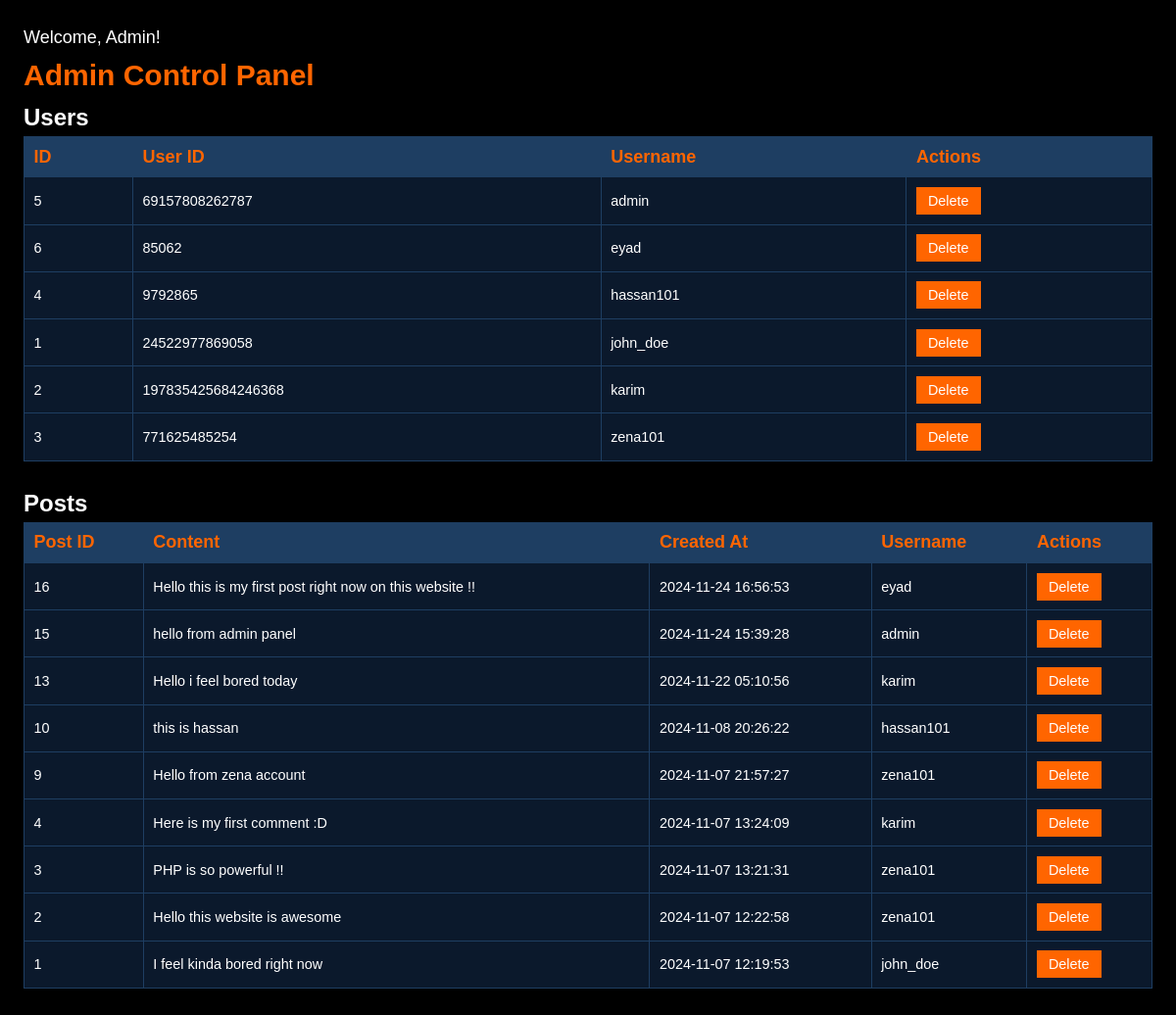
The page /app/admin.php (signed in) on the database its author committed.
### tables this page shows
CREATE TABLE `users` (
  `id` bigint(20) NOT NULL,
  `user_id` bigint(20) NOT NULL,
  `user_name` varchar(100) NOT NULL,
  `password` varchar(100) NOT NULL,
  `date` timestamp NOT NULL DEFAULT current_timestamp() ON UPDATE current_timestamp(),
  `profile_picture` varchar(255) DEFAULT NULL,
  `profile_description` text DEFAULT NULL,
  `role` varchar(20) DEFAULT 'user'
);

CREATE TABLE `posts` (
  `post_id` int(11) NOT NULL,
  `user_id` bigint(20) NOT NULL,
  `content` text NOT NULL,
  `created_at` timestamp NOT NULL DEFAULT current_timestamp()
);

### app/admin.php (the view, shortened to what this page needs)
<?php
include("functions.php");
echo "<p class='welcome-admin'>Welcome, Admin!</p>";
$users_query = "SELECT id, user_id, user_name FROM users ORDER BY user_name ASC";
$users_result = mysqli_query($con, $users_query);
$posts_query = "SELECT posts.post_id, posts.content, posts.created_at, users.user_name
                FROM posts
                JOIN users ON posts.user_id = users.id
                ORDER BY posts.created_at DESC";
$posts_result = mysqli_query($con, $posts_query);
?>
<!DOCTYPE html>
<html lang="en">
<head>
    <link rel="stylesheet" href="general.css">
    <link rel="stylesheet" href="admin.css">
</head>
<body>
    <h1>Admin Control Panel</h1>
    <h2>Users</h2>
    <table>
        <thead>
            <tr>
                <th>ID</th>
                <th>User ID</th>
                <th>Username</th>
                <th>Actions</th>
            </tr>
        </thead>
        <tbody>
            <?php while ($user = mysqli_fetch_assoc($users_result)): ?>
                <tr>
                    <td><?php echo $user['id']; ?></td>
                    <td><?php echo $user['user_id']; ?></td>
                    <td><?php echo $user['user_name']; ?></td>
                    <td>
                        <form method="POST" style="display:inline;">
                            <button type="submit" name="delete_user" value="<?php echo $user['id']; ?>">Delete</button>
                        </form>
                    </td>
                </tr>
            <?php endwhile; ?>
        </tbody>
    </table>
    <h2>Posts</h2>
    <table>
        <thead>
            <tr>
                <th>Post ID</th>
                <th>Content</th>
                <th>Created At</th>
                <th>Username</th>
                <th>Actions</th>
            </tr>
        </thead>
        <tbody>
            <?php while ($post = mysqli_fetch_assoc($posts_result)): ?>
                <tr>
                    <td><?php echo $post['post_id']; ?></td>
                    <td><?php echo $post['content']; ?></td>
                    <td><?php echo $post['created_at']; ?></td>
                    <td><?php echo $post['user_name']; ?></td>
                    <td>
                        <form method="POST" style="display:inline;">
                            <button type="submit" name="delete_post" value="<?php echo $post['post_id']; ?>">Delete</button>
                        </form>
                    </td>
                </tr>
            <?php endwhile; ?>
        </tbody>
    </table>
</body>
</html>

### app/general.css (style rules this page uses)
:root { --main-light: #fff; --secondary-dark: #fe4f5a; --main-orange: #FF6500; --dark-navy: #0B192C; --light-navy: #1E3E62; --main-black: black; }
* { margin: 0; padding: 0; box-sizing: border-box; font-family: Arial, sans-serif; }
body { background-color: var(--dark-navy); line-height: 1.6; min-height: 100vh; }

### app/admin.css (style rules this page uses)
body { color: var(--main-light); padding: 2vw; background-color: var(--main-black); }
p.welcome-admin { font-size: 1.5vw; }
body h1 { color: var(--main-orange); font-size: 2.5vw; }
body h2 { font-size: 2vw; }
table { width: 100%; border-collapse: collapse; margin-bottom: 2vw; background-color: var(--dark-navy); }
th, td { border: 0.1vw solid var(--light-navy); padding: 0.8vw; text-align: left; }
th { background-color: var(--light-navy); color: var(--main-orange); font-size: 1.5vw; }
td { font-size: 1.2vw; }
button { font-size: 1.2vw; background-color: var(--main-orange); color: var(--main-light); border: none; padding: 0.5vw 1vw; cursor: pointer; }

### rows shown on the page
users: id "5", user "69157808262787", user_name "admin"
users: id "6", user "85062", user_name "eyad"
users: id "4", user "9792865", user_name "hassan101"
users: id "1", user "24522977869058", user_name "john_doe"
users: id "2", user "197835425684246368", user_name "karim"
users: id "3", user "771625485254", user_name "zena101"
posts: post_id "16", content "Hello this is my first post right now on this website !!", created_at "2024-11-24 16:56:53", user.user_name "eyad"
posts: post_id "15", content "hello from admin panel", created_at "2024-11-24 15:39:28", user.user_name "admin"
posts: post_id "13", content "Hello i feel bored today", created_at "2024-11-22 05:10:56", user.user_name "karim"
posts: post_id "10", content "this is hassan", created_at "2024-11-08 20:26:22", user.user_name "hassan101"
posts: post_id "9", content "Hello from zena account", created_at "2024-11-07 21:57:27", user.user_name "zena101"
posts: post_id "4", content "Here is my first comment :D", created_at "2024-11-07 13:24:09", user.user_name "karim"
posts: post_id "3", content "PHP is so powerful !!", created_at "2024-11-07 13:21:31", user.user_name "zena101"
posts: post_id "2", content "Hello this website is awesome", created_at "2024-11-07 12:22:58", user.user_name "zena101"
posts: post_id "1", content "I feel kinda bored right now", created_at "2024-11-07 12:19:53", user.user_name "john_doe"
